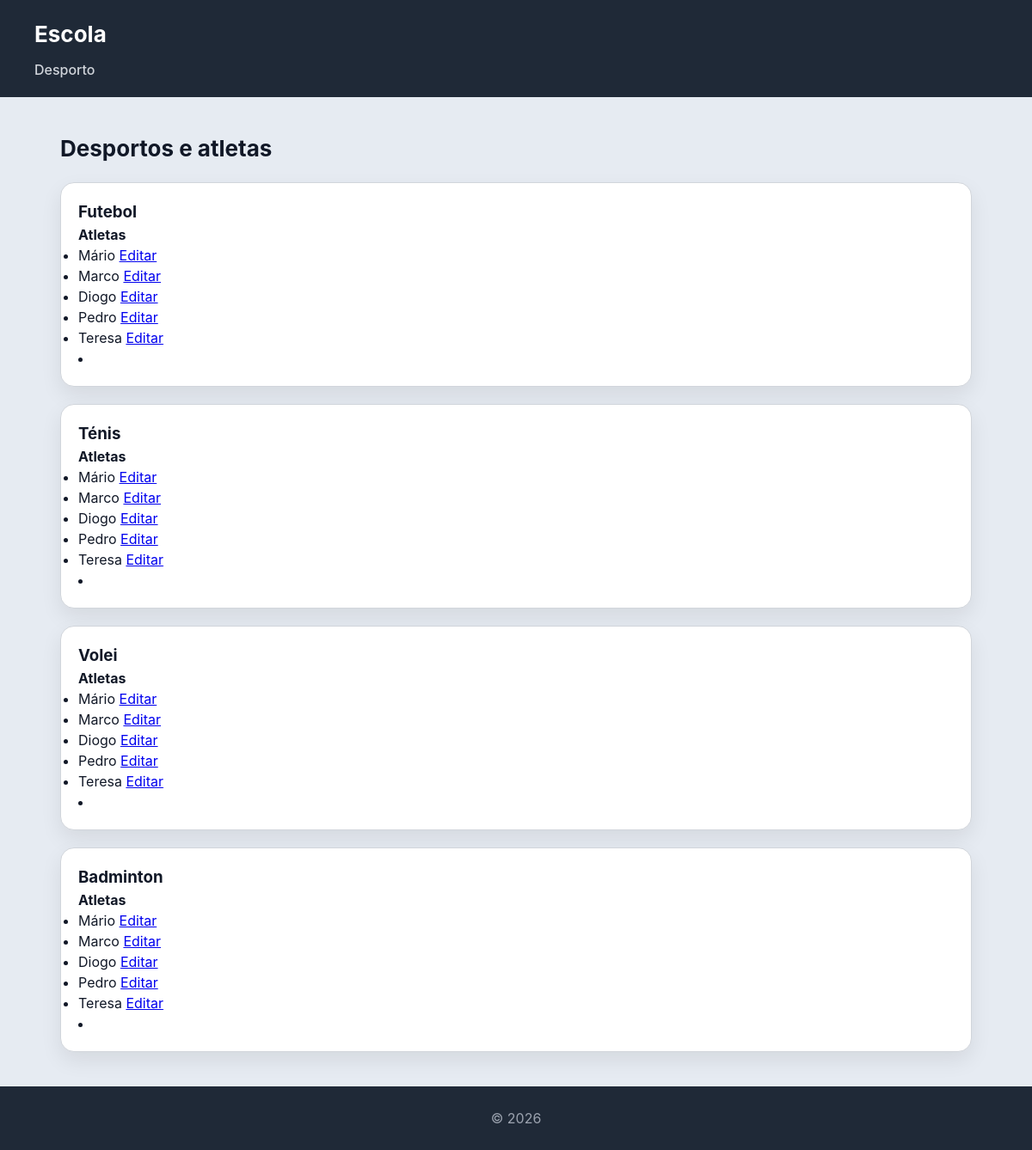
The page /desporto/desporto/ on the database its author committed.
### estudo/models.py (models this page shows, shortened)
class Desporto(models.Model):
    nome = models.CharField(max_length=200)

class Atleta(models.Model):
    nome = models.CharField(max_length=200)
    idade = models.IntegerField()
    fotografia = models.ImageField(upload_to='desporto/')
    desportos = models.ManyToManyField(Desporto,related_name='atletas')

### estudo/views.py (the view)
# urls.py: path('desporto/', views.desporto_view, name="desportos"),
def desporto_view(request):
    desportos = (Desporto.objects
               .all())
    atletas = (Atleta.objects
               .prefetch_related('desportos')
               .all())
    tenis = Desporto.objects.get(nome="Ténis")
    menores = tenis.atletas.filter(idade__lt=18)
    ordenar_idade = atletas.order_by('idade')
    return render(request, 'estudo/desporto.html', {'desportos':desportos,'atletas':atletas,'menores':menores,'tenis':tenis,'ordenar_idade':ordenar_idade})

### estudo/templates/estudo/desporto.html
{% extends "estudo/base.html" %}
{% block content %}
<h2>Desportos e atletas</h2>
<section>
    {% for desporto in desportos %}
        <article>
            <h3>{{ desporto.nome }}</h3>
            <h4>Atletas</h4>
            <ul>
                {% for atleta in ordenar_idade.all %}
                    <li>
                        {{ atleta.nome }}
                        <a href="{% url 'edita_atleta' atleta.id %}">Editar</a>
                    </li>
                {% empty %}
                    <li>Sem cursos associados</li>
                {% endfor %}
            </ul>
            <li></li>
        </article>
    {% empty %}
        <p>Não existem desportos registados.</p>
    {% endfor %}
</section>
{% endblock %}

### estudo/static/estudo/styles.css (style rules this page uses)
* { box-sizing: border-box; margin: 0; padding: 0; }
body { font-family: "Inter", "Segoe UI", system-ui, -apple-system, sans-serif; background: #e6ebf2; color: #111827; line-height: 1.5; }
h2 { margin-bottom: 20px; font-size: 26px; }
section > article { background: white; padding: 20px; border-radius: 16px; border: 1px solid #d1d5db; box-shadow: 0 10px 25px rgba(0,0,0,0.08); transition: all 0.25s ease; margin-bottom: 20px; }

### rows shown on the page
Desporto: nome "Futebol"
Atleta: nome "Mário"
Atleta: nome "Marco"
Atleta: nome "Diogo"
Atleta: nome "Pedro"
Atleta: nome "Teresa"
Desporto: nome "Ténis"
Desporto: nome "Volei"
Desporto: nome "Badminton"
